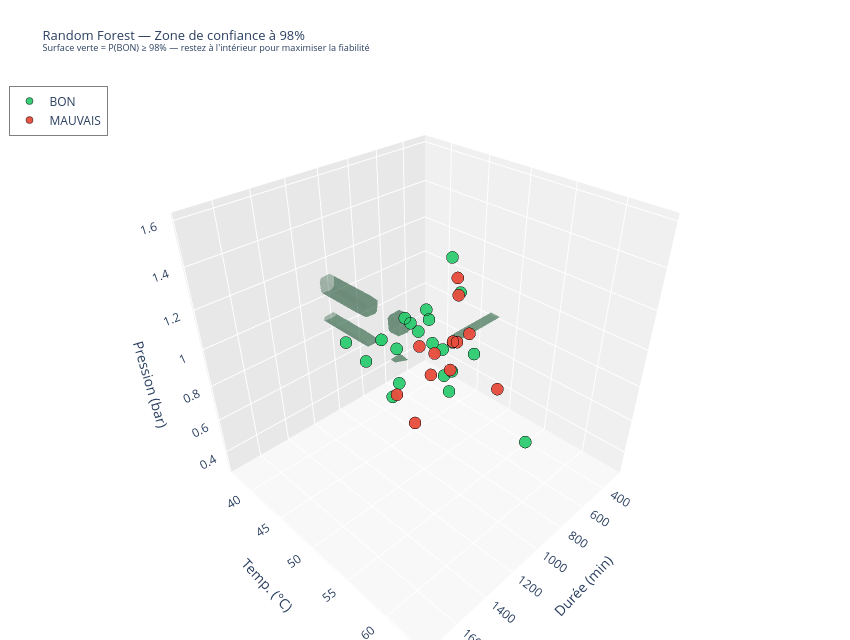

Notebook code for this chart:
### Markdown cell above
## 12b. Zone de validité 3D — Random Forest à 98% de confiance

Vue 3D interactive (rotation, zoom, hover) de la zone où P(BON) ≥ 98%.  
Restez **à l'intérieur** de la surface verte pour maximiser la fiabilité du produit.

### Code cell
import warnings
warnings.filterwarnings('ignore')

# rf_final, scaler, grid_scaled, grid_orig, X_raw, y, df déjà disponibles (sections précédentes)

Z_proba = rf_final.predict_proba(grid_scaled)[:, 1].reshape(xx0.shape)

fig_v = go.Figure()

# ── Isosurface à 98% de confiance ─────────────────────────────────────────────
fig_v.add_trace(go.Isosurface(
    x=grid_orig[:, 0].flatten(),
    y=grid_orig[:, 1].flatten(),
    z=grid_orig[:, 2].flatten(),
    value=Z_proba.flatten(),
    isomin=0.98, isomax=0.98,
    surface_count=1,
    colorscale=[[0, '#1a5632'], [1, '#1a5632']],
    showscale=False,
    opacity=0.35,
    name='Zone BON ≥ 98%',
    caps=dict(x_show=False, y_show=False, z_show=False),
))

# ── Points réels ──────────────────────────────────────────────────────────────
for label_val, label_name, color in [(1, 'BON', '#2ecc71'), (0, 'MAUVAIS', '#e74c3c')]:
    mask = y == label_val
    fig_v.add_trace(go.Scatter3d(
        x=X_raw[mask, 0], y=X_raw[mask, 1], z=X_raw[mask, 2],
        mode='markers', name=label_name,
        marker=dict(size=7, color=color, opacity=0.95, line=dict(color='black', width=0.5)),
        text=df.loc[mask, 'Lot'].astype(str),
        hovertemplate='<b>Lot %{text}</b><br>Durée: %{x:.0f} min<br>Temp: %{y:.2f} °C<br>Pression: %{z:.3f} bar<extra>%{fullData.name}</extra>',
    ))

fig_v.update_layout(
    title=dict(
        text='Random Forest — Zone de confiance à 98%<br>'
             '<sup>Surface verte = P(BON) ≥ 98% — restez à l\'intérieur pour maximiser la fiabilité</sup>',
        font=dict(size=13),
    ),
    scene=dict(
        xaxis_title='Durée (min)', yaxis_title='Temp. (°C)', zaxis_title='Pression (bar)',
        xaxis=dict(backgroundcolor='#f0f0f0'),
        yaxis=dict(backgroundcolor='#e8e8e8'),
        zaxis=dict(backgroundcolor='#f8f8f8'),
    ),
    legend=dict(x=0.01, y=0.99, bgcolor='rgba(255,255,255,0.8)', bordercolor='grey', borderwidth=1),
    width=850, height=640,
    margin=dict(l=0, r=0, t=80, b=0),
)
fig_v.show()

### Figure 1 — Plotly figure (JSON) as saved in the notebook; plotly's stock layout.template omitted (floating-point values rounded to 4 significant figures; data arrays with more than 128 entries replaced by an {"elided": "..."} marker saying what was removed)
{"data": [{"caps": {"x": {"show": false}, "y": {"show": false}, "z": {"show": false}}, "colorscale": [[0, "#1a5632"], [1, "#1a5632"]], "isomax": 0.98, "isomin": 0.98, "name": "Zone BON ≥ 98%", "opacity": 0.35, "showscale": false, "surface": {"count": 1}, "type": "isosurface", "value": {"elided": "15625 float values"}, "x": {"elided": "15625 float values"}, "y": {"elided": "15625 float values"}, "z": {"elided": "15625 float values"}}, {"hovertemplate": "<b>Lot %{text}</b><br>Durée: %{x:.0f} min<br>Temp: %{y:.2f} °C<br>Pression: %{z:.3f} bar<extra>%{fullData.name}</extra>", "marker": {"color": "#2ecc71", "line": {"color": "black", "width": 0.5}, "opacity": 0.95, "size": 7}, "mode": "markers", "name": "BON", "text": ["25020346", "25050370", "25050371", "25050372", "25060444", "25060445", "25060446", "25060447", "25110700", "25110701", "25110702", "25110704", "25140527", "25200590", "26020520", "26040643", "26130338", "26160263", "26160264", "25190285", "25020345", "25190285"], "type": "scatter3d", "x": [1019.0, 725.0, 668.0, 1114.0, 923.0, 775.0, 1472.0, 939.0, 755.0, 778.0, 560.0, 641.0, 751.0, 1054.0, 741.0, 715.0, 721.0, 1022.0, 873.0, 1025.0, 709.8, 1025.0], "y": [46.68, 47.68, 42.0, 47.82, 48.91, 43.2, 49.69, 49.54, 49.49, 48.82, 49.3, 47.67, 49.12, 42.77, 58.86, 48.52, 49.75, 46.98, 48.84, 44.67, 43.94, 44.67], "z": [0.922, 0.818, 0.824, 0.72, 1.14, 0.92, 1.211, 1.109, 0.747, 0.714, 0.76, 0.825, 0.613, 0.772, 0.575, 1.321, 1.171, 0.734, 0.942, 0.928, 0.833, 0.928]}, {"hovertemplate": "<b>Lot %{text}</b><br>Durée: %{x:.0f} min<br>Temp: %{y:.2f} °C<br>Pression: %{z:.3f} bar<extra>%{fullData.name}</extra>", "marker": {"color": "#e74c3c", "line": {"color": "black", "width": 0.5}, "opacity": 0.95, "size": 7}, "mode": "markers", "name": "MAUVAIS", "text": ["25110705", "25480433", "25500396", "26030732", "26040641", "26040642", "26160265", "25140526", "25050369", "26030731", "26020521", "26020519"], "type": "scatter3d", "x": [737.0, 885.0, 841.0, 893.0, 745.0, 669.0, 771.0, 912.0, 760.2, 1185.0, 679.8, 1200.0], "y": [49.6, 51.39, 51.43, 49.01, 49.91, 50.23, 49.8, 49.81, 45.01, 49.84, 54.25, 52.46], "z": [1.247, 0.86, 0.994, 0.776, 1.169, 0.943, 0.931, 0.925, 0.789, 0.821, 0.729, 0.743]}], "layout": {"height": 640, "legend": {"bgcolor": "rgba(255,255,255,0.8)", "bordercolor": "grey", "borderwidth": 1, "x": 0.01, "y": 0.99}, "margin": {"b": 0, "l": 0, "r": 0, "t": 80}, "scene": {"xaxis": {"backgroundcolor": "#f0f0f0", "title": {"text": "Durée (min)"}}, "yaxis": {"backgroundcolor": "#e8e8e8", "title": {"text": "Temp. (°C)"}}, "zaxis": {"backgroundcolor": "#f8f8f8", "title": {"text": "Pression (bar)"}}}, "title": {"font": {"size": 13}, "text": "Random Forest — Zone de confiance à 98%<br><sup>Surface verte = P(BON) ≥ 98% — restez à l'intérieur pour maximiser la fiabilité</sup>"}, "width": 850}}
